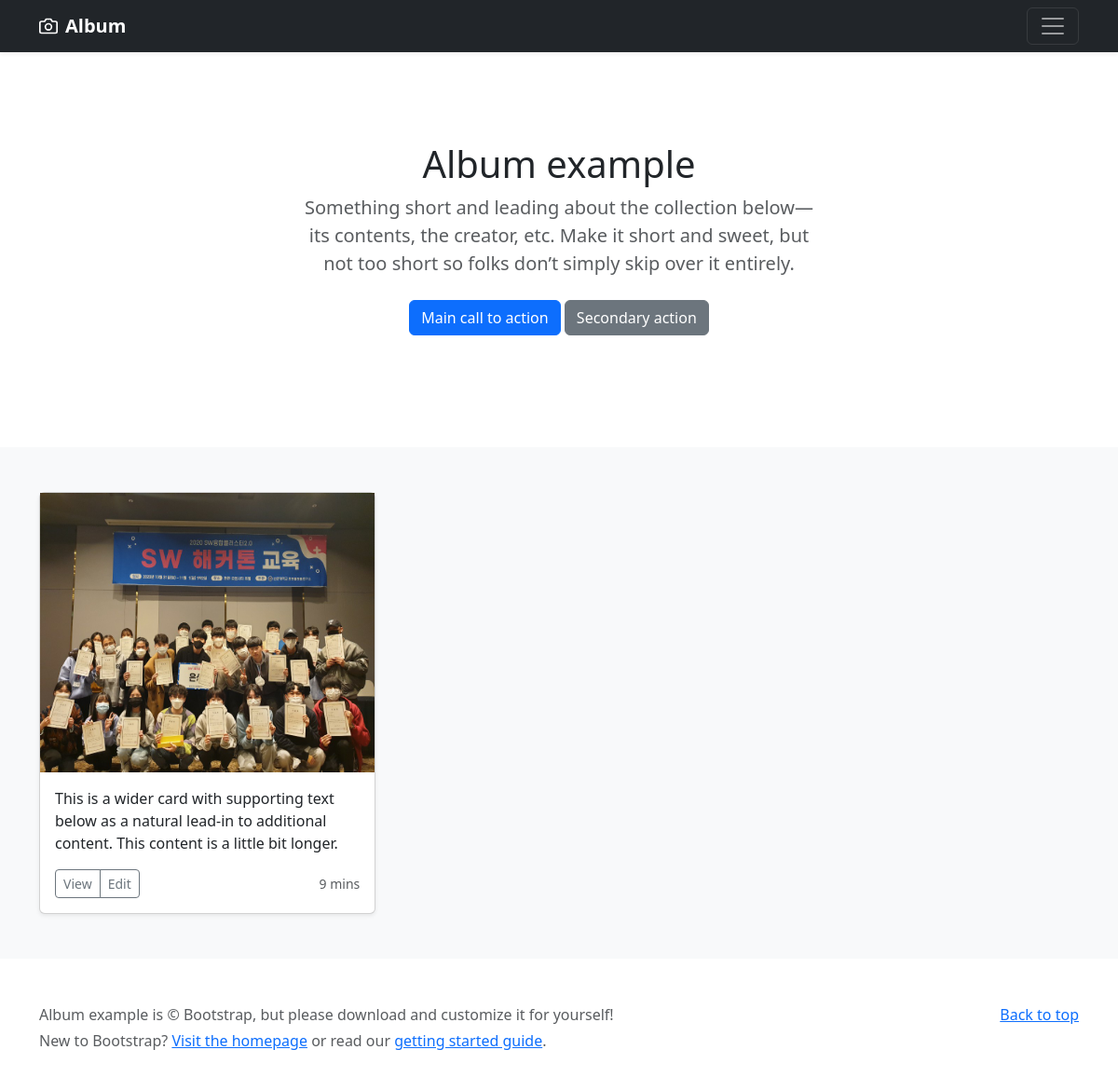
Page /portfolio on the earlier database version.
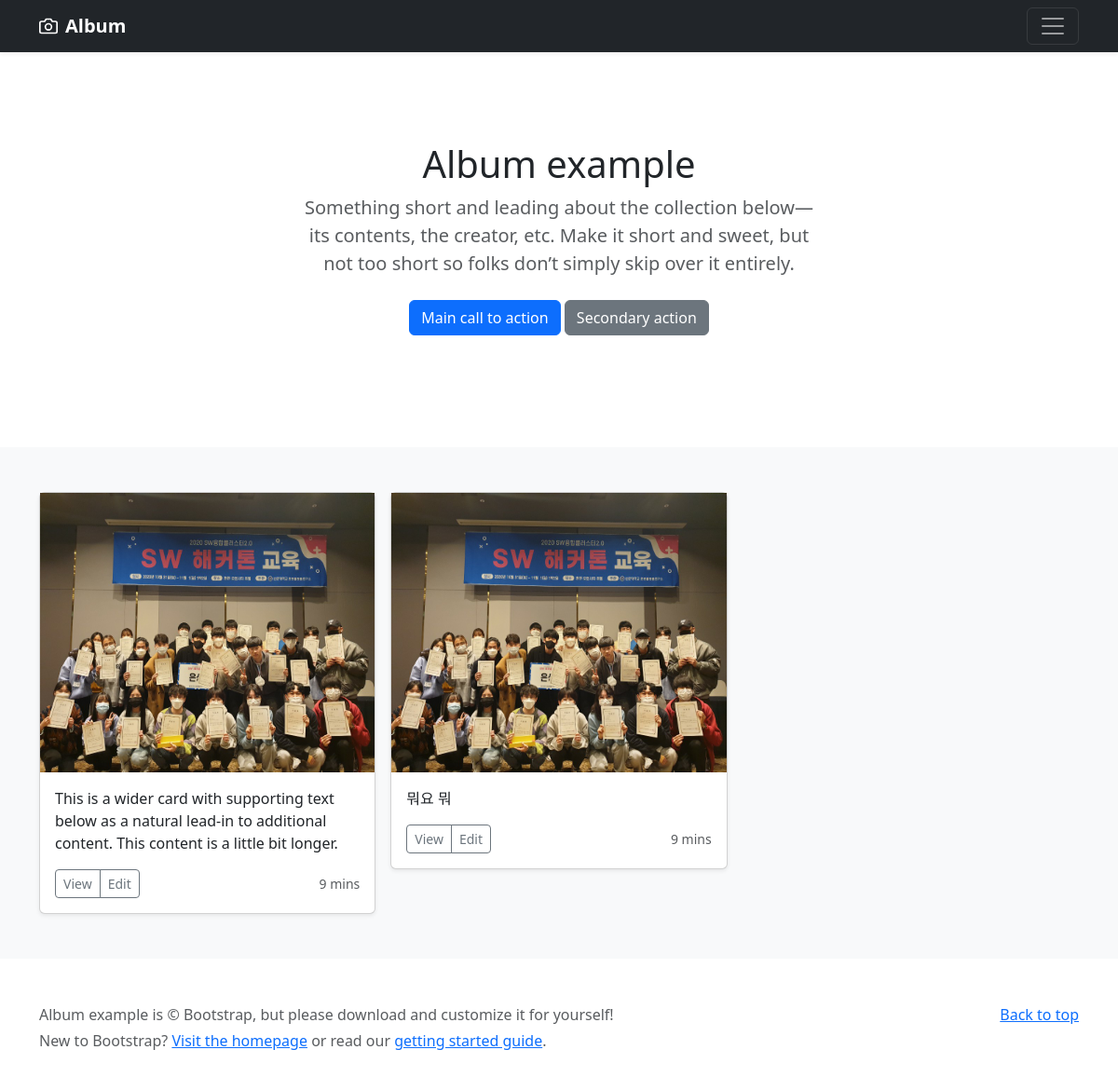
Same page on the later database version.
### portfolio/models.py (models this page shows, shortened)
class Portfolio(models.Model):
    title=models.CharField(max_length=255) #title이라는 변수의 데이터 형식 짧은 문자열
    image=models.ImageField(upload_to='images/')
    description=models.CharField(max_length=500)

### portfolio/views.py (the view)
# urls.py: path('portfolio',portfolio.views.portfolio, name='portfolio'),
def portfolio(request):
    portfolio=Portfolio.objects
    return render(request,'portfolio.html',{'portfolio':portfolio})

### portfolio/templates/portfolio.html (shortened to what this page needs)
{% load static %}
<!doctype html>
<html lang="en">
<head>
    <link href="https://cdn.jsdelivr.net/npm/bootstrap@5.0.0-beta1/dist/css/bootstrap.min.css" rel="stylesheet"
>
    <link href="/docs/5.0/dist/css/bootstrap.min.css" rel="stylesheet"
>
</head>
<body>
    <header>
        <div class="navbar navbar-dark bg-dark shadow-sm">
            <div class="container">
                <a href="#" class="navbar-brand d-flex align-items-center">
                    <strong>Album</strong>
                </a>
                <button class="navbar-toggler" type="button" data-bs-toggle="collapse" data-bs-target="#navbarHeader"
                    aria-controls="navbarHeader" aria-expanded="false" aria-label="Toggle navigation">
                    <span class="navbar-toggler-icon"></span>
                </button>
            </div>
        </div>
    </header>
    <main>
        <section class="py-5 text-center container">
            <div class="row py-lg-5">
                <div class="col-lg-6 col-md-8 mx-auto">
                    <h1 class="fw-light">Album example</h1>
                    <p class="lead text-muted">Something short and leading about the collection below—its contents, the
                        creator, etc. Make it short and sweet, but not too short so folks don’t simply skip over it
                        entirely.</p>
                    <p>
                        <a href="#" class="btn btn-primary my-2">Main call to action</a>
                        <a href="#" class="btn btn-secondary my-2">Secondary action</a>
                    </p>
                </div>
            </div>
        </section>
        <div class="album py-5 bg-light">
            <div class="container">
                <div class="row row-cols-1 row-cols-sm-2 row-cols-md-3 g-3">
                    <div class="col">
                        <div class="card shadow-sm">
                            <img src="{% static 'KakaoTalk_20201125_170010395_02.jpg' %}" height="300" alt="img">
                            <div class="card-body">
                                <p class="card-text">This is a wider card with supporting text below as a natural
                                    lead-in to additional content. This content is a little bit longer.</p>
                                <div class="d-flex justify-content-between align-items-center">
                                    <div class="btn-group">
                                        <button type="button" class="btn btn-sm btn-outline-secondary">View</button>
                                        <button type="button" class="btn btn-sm btn-outline-secondary">Edit</button>
                                    </div>
                                    <small class="text-muted">9 mins</small>
                                </div>
                            </div>
                        </div>
                    </div>
                    {% for portfolio in portfolio.all %}
                    <div class="col">
                        <div class="card shadow-sm">
                            <img src="{{portfolio.image.url}}" height="300" alt="img">
                            <div class="card-body">
                                <p class="card-text">{{portfolio.description}}</p>
                                <div class="d-flex justify-content-between align-items-center">
                                    <div class="btn-group">
                                        <button type="button" class="btn btn-sm btn-outline-secondary">View</button>
                                        <button type="button" class="btn btn-sm btn-outline-secondary">Edit</button>
                                    </div>
                                    <small class="text-muted">9 mins</small>
                                </div>
                            </div>
                        </div>
                    </div>
                    {% endfor %}
                </div>
            </div>
        </div>
    </main>
    <footer class="text-muted py-5">
        <div class="container">
            <p class="float-end mb-1">
                <a href="#">Back to top</a>
            </p>
            <p class="mb-1">Album example is &copy; Bootstrap, but please download and customize it for yourself!</p>
            <p class="mb-0">New to Bootstrap? <a href="/">Visit the homepage</a> or read our <a
                    href="/docs/5.0/getting-started/introduction/">getting started guide</a>.</p>
        </div>
    </footer>
</body>
</html>

Differences in the rows shown:
added Portfolio: image (picture), description "뭐요 뭐"
